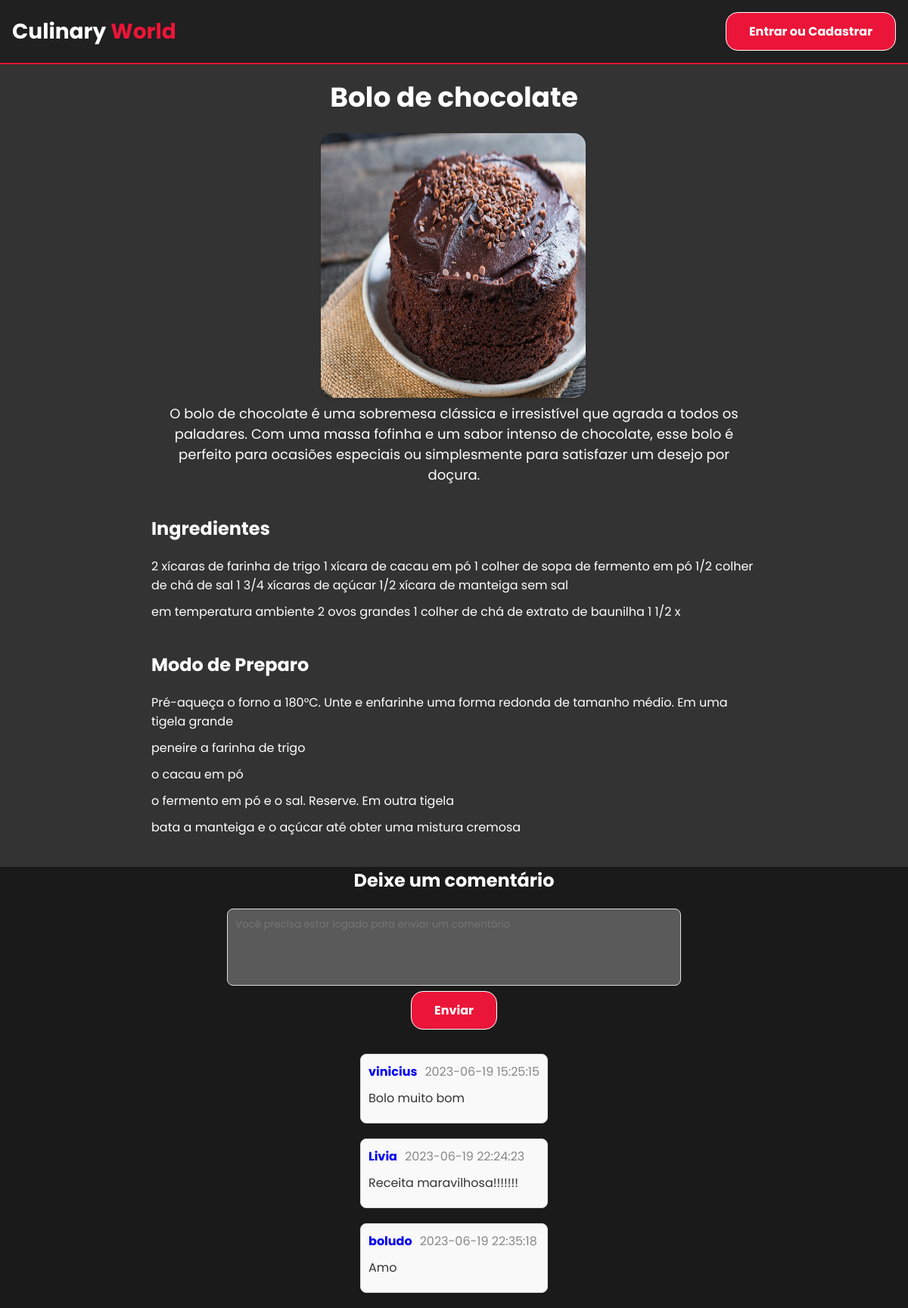
/php/receita.php?id=103, run on the app's committed database.
### tables this page shows
CREATE TABLE `receitas` (
  `id` int(11) NOT NULL,
  `titulo` varchar(255) NOT NULL,
  `descricao` varchar(255) NOT NULL,
  `ingredientes` varchar(255) NOT NULL,
  `modo_preparo` varchar(255) NOT NULL,
  `categoria` varchar(255) NOT NULL,
  `imagem` varchar(255) NOT NULL
);

CREATE TABLE `comentarios` (
  `id_comentario` int(11) NOT NULL,
  `id_receita` int(11) NOT NULL,
  `autor` varchar(255) NOT NULL,
  `data_hora` datetime NOT NULL DEFAULT current_timestamp(),
  `comentario` varchar(255) NOT NULL
);

### classes/crud_mostrar.php (called while the page is built, shortened)
<?php
class Crud_mostrar{
    private $conn;
    private $table_name = "receitas";
    public function __construct($db){
        $this->conn = $db;
    }
    public function mostrar_receita(){
        $query = "SELECT * FROM ". $this->table_name;
        $stmt = $this->conn->prepare($query);
        $stmt->execute();
        return $stmt;
    }
}

### classes/crud_comentario.php (called while the page is built, shortened)
<?php
class Crud_comentario{
    private $conn;
    private $table_name = "comentarios";
    public function __construct($db){
        $this->conn = $db;
    }
    public function mostrar_comentario(){
        $query = "SELECT * FROM ". $this->table_name;
        $stmt = $this->conn->prepare($query);
        $stmt->execute();
        return $stmt;
    }
}

### php/receita.php (the view, shortened to what this page needs)
<?php
require_once ('../classes/crud_comentario.php');
require_once ('../classes/crud_mostrar.php');
$database = new DataBase();
$db = $database->getConnection();
$crud_coment = new Crud_comentario($db);
$rows_coment = $crud_coment->mostrar_comentario();
$crudo = new Crud_mostrar($db);
$rows = $crudo->mostrar_receita();
?>
<!DOCTYPE html>
<html lang="en">
<head>
    <link href='https://unpkg.com/boxicons@2.1.4/css/boxicons.min.css' rel='stylesheet'>
    <link href='https://unpkg.com/boxicons@2.1.4/css/boxicons.min.css' rel='stylesheet'>
    <link rel="stylesheet" href="https://cdnjs.cloudflare.com/ajax/libs/font-awesome/6.2.1/css/all.min.css"/>
    <link rel="stylesheet" href="../CSS/receita.css">
</head>
<body>
<header>
    <nav>
        <a href="../index.php"><h2 class="logo"> Culinary <span> World </span> </h2></a>
        <?php
            if (!isset($_SESSION['nome'])) {
        ?>
        <div class="botoes">
            <a href="../php/cadastro.php"><button type="button" class="botao-cadastrar"> Entrar ou Cadastrar </button></a>
        </div>
        <?php
            }
        ?>
    </nav>
</header>
<?php
    if (isset($_GET['id'])) {
        if (isset($rows)) {
            foreach($rows as $row){
                if($row['id'] == $_GET['id']){
                    echo "<section class='recipe'>";
                    echo '<div class="container">';
                    echo "<h1>".$row['titulo']."</h1>";
                    echo "<img src='../imagens/".$row['imagem']."' alt='Imagem da receita'>";
                    echo "<p class='description'>".$row['descricao']."</p>";
                    echo '<div class="ingredients">';
                    echo '<h2 class="sub-titulo">Ingredientes</h2>';
                    echo '<ul>';
                    $ingredientes = explode(',', $row['ingredientes']);
                    foreach($ingredientes as $ingrediente) {
                        echo "<li>".$ingrediente."</li>";
                    }
                    echo '</ul>';
                    echo '</div>';
                    echo '<div class="instructions">';
                    echo '<h2 class="sub-titulo">Modo de Preparo</h2>';
                    echo '<ol>';
                    $passos = explode(',', $row['modo_preparo']);
                    foreach($passos as $passo) {
                        echo "<li>".$passo."</li>";
                    }
                    echo '</ol>';
                    echo '</div>';
                    echo '</div>';
                    echo '</section>';
                    break;
                }
            }
        }
    }
    if (isset($_GET['action']) && $_GET['action'] == 'editar' && isset($_GET['id_comentario'])) {
        $id_comentario = $_GET['id_comentario'];
        $result = $crud_coment->readOne($id_comentario);
        if (!$result) {
            echo "Registro não encontrado";
            exit();
        }
        $id_receita = $result['id_receita'];
        $autor = $result['autor'];
        $data_hora = $result['data_hora'];
        $comentario = $result['comentario'];
        echo '
        <div class="form-editar-inteiro">
            <div class="form-editar">
                <span class="close">&times;</span>
                <h2>Editar um comentário</h2>
                <form action="?action=editar&id=' . $_GET['id'] . '" method="POST">
                    <input type="hidden" name="id_comentario" value="' . $id_comentario . '">
                    <input type="hidden" name="id_receita" value="' . $id_receita . '">
                    <input type="hidden" name="autor" value="' . $autor . '">
                    <input type="hidden" name="data_hora" value="' . $data_hora . '">
                    <textarea name="comentario" rows="4" placeholder="Dê sua opinião" required>' . $comentario . '</textarea>
                    <button type="submit" class="botao-criar" onclick="return confirm(\'Tem certeza que deseja deletar esse registro?\')">Atualizar</button>
                </form>
            </div>
        </div>';
    }else{
        if (isset($_SESSION['nome'])) {
            echo '
            <div class="comentario_alinhar">
                <div class="form-comentario">
                    <h2 class="sub-titulo">Deixe um comentário</h2>
                    <form action="?action=criar&id=' . $_GET['id'] . '" method="POST">
                        <textarea name="comentario" rows="4" placeholder="Dê sua opinião" required></textarea>
                        <input type="hidden" name="id_receita" value="' . $_GET['id'] . '">
                        <button type="submit">Enviar</button>
                    </form>
                </div>
            </div>';
        }else{
            echo '
            <div class="comentario_alinhar">
                <div class="form-comentario">
                    <h2 class="sub-titulo">Deixe um comentário</h2>
                    <form action="?action=criar&id=' . $_GET['id'] . '" method="POST">
                        <textarea name="comentario" rows="4" placeholder="Você precisa estar logado para enviar um comentário" required disabled></textarea>
                        <input type="hidden" name="id_receita" value="' . $_GET['id'] . '">
                        <button type="submit" disabled>Enviar</button>
                    </form>
                </div>
            </div>';
        }
    }
    ?>
    <div class="comentarios-container" id="comentarios">
        <?php
            if (isset($rows_coment) && isset($_GET['id'])) {
                foreach($rows_coment as $row){
                    if($row['id_receita'] == $_GET['id']){
                        echo '<div class="comment">';
                        echo '<div class="comment-header">';
                        echo '<a href="#" class="comment-author">' . $row['autor'] . '</a>';
                        echo '<span class="comment-date">' . $row['data_hora'] . '</span>';
                        echo '</div>';
                        echo '<div class="comment-content">' . $row['comentario'] . '</div>';
                        echo '</div>';
                    }
                }
            }
        ?>
    </div>
</body>
</html>

### CSS/receita.css (style rules this page uses)
* { margin: 0; padding: 0; box-sizing: border-box; font-family: 'Poppins', sans-serif; list-style-type: none; }
body { display: flex; flex-direction: column; background-color: #1a1a1a; height: 100vh; width: 100vw; scrollbar-width: thin; scrollbar-color: transparent transparent; }
nav { display: flex; align-items: center; justify-content: space-between; padding: 1rem; border-bottom: 2px solid #ea1538; background-color: rgb(32, 32, 32); box-shadow: 0 0 15px 0 #ea1538; }
a { text-decoration: none; }
.logo { color: white; font-size: 28px; }
.logo span { color: #ea1538; }
.botoes { display: flex; align-items: center; }
.botao-cadastrar { border: none; background-color: #ea1538; border: 1px solid #fff; padding: 12px 30px; border-radius: 1rem; color: #ffff; font-weight: bold; font-size: 1rem; transition: .4s; }
.recipe { background-color: #333; }
.container { max-width: 800px; margin: 0 auto; margin-top: 1rem; }
h1 { color: #fff; font-size: 36px; margin-bottom: 20px; text-align: center; }
.recipe img { width: 350px; height: 350px; margin-left: 14rem; border-radius: 1rem; box-shadow: 0 2px 4px rgba(0, 0, 0, 0.1); }
h2 { color: #fff; }
.description { color: #fff; font-size: 18px; text-align: center; margin-bottom: 40px; }
.ingredients, .instructions { margin-bottom: 40px; color: #fff; }
h2.sub-titulo { color: #fff; font-size: 24px; margin-bottom: 20px; }
ul, ol { margin: 0; padding: 0; list-style-position: inside; }
li { margin-bottom: 10px; color: #fff; }
.comentario_alinhar { display: flex; justify-content: center; }
.form-comentario { max-width: 600px; width: 100%; text-align: center; }
.comentarios-container { max-width: 800px; margin: 0 auto; }
.comment { background-color: #f9f9f9; border: 1px solid #ddd; border-radius: 8px; padding: 10px; margin-bottom: 20px; }
.comment-header { display: flex; align-items: center; margin-bottom: 10px; }
.comment-author { font-weight: bold; margin-right: 10px; }
.comment-date { color: #888; }
.comment-content { color: #333; margin-bottom: 10px; }
textarea[name="comentario"] { width: 100%; padding: 10px; border: 1px solid #ddd; border-radius: 8px; resize: none; }
button[type="submit"] { display: block; margin: 0 auto; padding: 12px 30px; background-color: #ea1538; border: 1px solid #fff; color: #fff; border-radius: 1rem; margin-bottom: 2rem; font-weight: bold; font-size: 1rem; transition: .4s; }

### data on the page
receitas: titulo "Bolo de chocolate", imagem (picture), descricao "O bolo de chocolate é uma sobremesa clássica e irresistível que agrada a todos os paladares. Com uma massa fofinha e um sabor intenso de chocolate, esse bolo é perfeito para ocasiões especiais ou simplesmente para satisfazer um desejo por doçura.", ingredientes "2 xícaras de farinha de trigo 1 xícara de cacau em pó 1 colher de sopa de fermento em pó 1/2 colher de chá de sal 1 3/4 xícaras de açúcar 1/2 xícara de manteiga sem sal", ingredientes "em temperatura ambiente 2 ovos grandes 1 colher de chá de extrato de baunilha 1 1/2 x", modo_preparo "Pré-aqueça o forno a 180°C. Unte e enfarinhe uma forma redonda de tamanho médio. Em uma tigela grande", modo_preparo "peneire a farinha de trigo", modo_preparo "o cacau em pó", modo_preparo "o fermento em pó e o sal. Reserve. Em outra tigela", modo_preparo "bata a manteiga e o açúcar até obter uma mistura cremosa"
comentarios: autor "vinicius", data_hora "2023-06-19 15:25:15", comentario "Bolo muito bom"
comentarios: autor "Livia", data_hora "2023-06-19 22:24:23", comentario "Receita maravilhosa!!!!!!!"
comentarios: autor "boludo", data_hora "2023-06-19 22:35:18", comentario "Amo"
